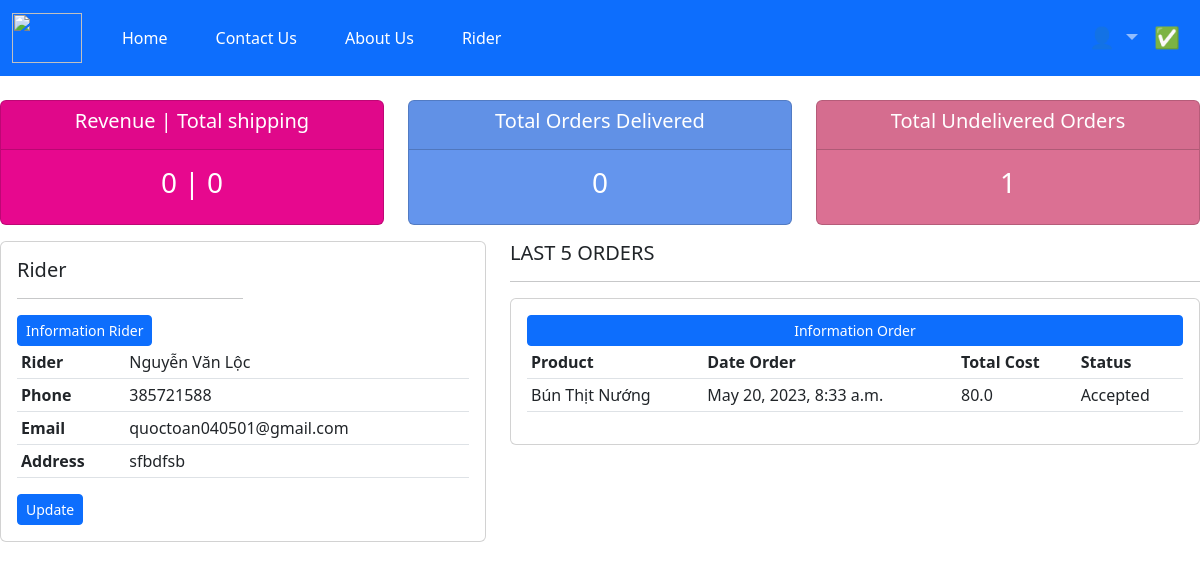
/dashboardrider/ (signed in), run on an earlier commit of the app's database.
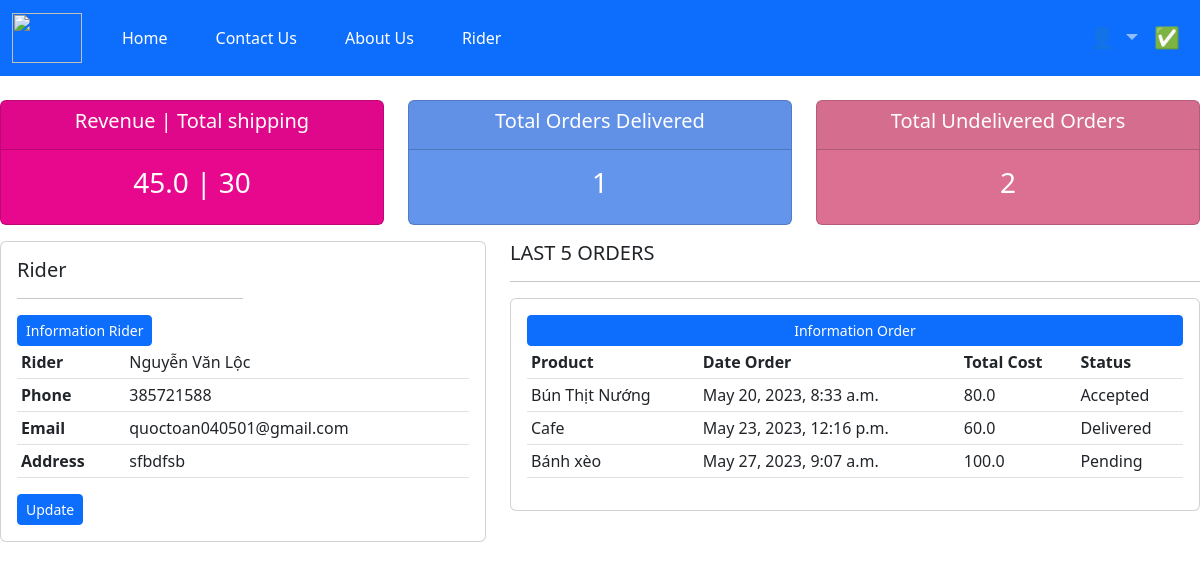
And on a later commit of the database.
### app/models.py (models this page shows, shortened)
class Rider(models.Model):
    user = models.ForeignKey(User, on_delete=models.CASCADE, blank=True, null=True)
    name = models.CharField(max_length=200, null=True)
    email = models.CharField(max_length=200, null=True)
    xe = models.CharField(max_length=50, choices=Status_Choices, default='CarNumber')
    phone = models.IntegerField(default=0)
    address_rd = models.CharField(max_length=200,null=True)
    image = models.ImageField(null=True, blank=True)

class RiderSavedOrders(models.Model):
    user = models.ForeignKey(User, on_delete=models.CASCADE, blank=True, null=True)
    rider = models.ForeignKey(Rider, on_delete=models.CASCADE, blank=True, null=True)
    orders = models.ForeignKey(OrderPlaced, on_delete=models.CASCADE, blank=True, null=True)

class OrderPlaced(models.Model):
    user = models.ForeignKey(User, on_delete=models.CASCADE)
    customer = models.ForeignKey(Customer, on_delete=models.CASCADE)
    product = models.ForeignKey(Product, on_delete=models.CASCADE)
    quantity = models.PositiveIntegerField(default=1)
    ordered_date = models.DateTimeField(auto_now_add=True)
    status = models.CharField(max_length=50, choices=STATUS_CHOICES, default='Pending')
    @property
    def total_cost(self):
        return self.quantity * self.product.price + 30

class Product(models.Model):
    merchants =  models.ForeignKey(Merchants, on_delete=models.CASCADE,blank=True, null=True)
    name = models.CharField(max_length=200, null=True)
    price = models.FloatField()
    digital = models.BooleanField(default=False, null=True, blank=False)
    address = models.CharField(max_length=200,null=True)
    image = models.ImageField(null=True, blank=True)
    def __str__(self):
        return self.name

### app/views.py (the view)
# urls.py: path('dashboardrider/', views.dashboardrider , name = 'dashboardrider'),
def dashboardrider(request):
    user = request.user
    rider = Rider.objects.get(user = user)
    riders = Rider.objects.filter(user = user)
    order_rider = RiderSavedOrders.objects.filter(user = user, rider = rider)
    count = 0
    total_cost = 0
    count1 = 0
    s = 0
    temp = 0
    for order in order_rider:
        if order.orders.status == "Delivered":
            count = count + 1
            total_cost = total_cost + order.orders.product.price + 30
            s = s + 30
        else:
            count1 = count1 + 1
    context = {
        'count': count,
        'total_cost': total_cost,
        'count1': count1,
        'order_rider': order_rider,
        'riders': riders,
        's': s,
    }
    return render(request, 'dashboardrider.html', context)

### app/templates/dashboardrider.html (shortened to what this page needs)
{% extends 'rider.html' %}
{% load static %}
{% block content %}
{% include 'statusrider.html' %}
<div class="row">
    <div class="col-md-5">
        <div class="card card-body">
            <div class="col">
                <div class="col-md-6">
                    <h5>Rider</h5>
                    <hr>
                </div>
                <div class="col-md-6">
                    <a class="btn btn-primary btn-sm btn-block" href="">Information Rider</a>
                </div>
            </div>
            {% for ri in riders %}
            <table class="table table-sm">
                <tr>
                    <th>Rider</th>
                    <td>{{ ri.name }}</td>
                </tr>
                <tr>
                    <th>Phone</th>
                    <td>{{ ri.phone }}</td>
                </tr>
                <tr>
                    <th>Email</th>
                    <td>{{ ri.email }}</td>
                </tr>
                <tr>
                    <th>Address</th>
                    <td>{{ ri.address_rd}}</td>
                </tr>
            </table>
                <div class="col-md-6">
                    <a class="btn btn-primary btn-sm btn-block" href="/rideraddress">Update</a>
                </div>
            {% endfor %}
        </div>
    </div>
    <div class="col-md-7">
        <h5>LAST 5 ORDERS</h5>
        <hr>
        <div class="card card-body">
            <a class="btn btn-primary btn-sm btn-block" href="">Information Order</a>
            <table class="table table-sm">
                <thead>
                    <tr>
                        <th>Product</th>
                        <th>Date Order</th>
                        <th>Total Cost</th>
                        <th>Status</th>
                    </tr>
                </thead>
                <tbody>
                    {% for or in order_rider %}
                    <tr>
                        <td>{{ or.orders.product }}</td>
                        <td>{{ or.orders.ordered_date }}</td>
                        <td>{{ or.orders.total_cost }}</td>
                        <td>{{ or.orders.status }}</td>
                    </tr>
                    {% endfor %}
                </tbody>
            </table>
        </div>
    </div>
</div>
{% endblock %}

What changed in the data, as far as the page shows it:
added RiderSavedOrders: orders.product "Cafe", orders.ordered_date "May 23, 2023, 12:16 p.m.", orders.total_cost "60.0", orders.status "Delivered"
added RiderSavedOrders: orders.product "Bánh xèo", orders.ordered_date "May 27, 2023, 9:07 a.m.", orders.total_cost "100.0", orders.status "Pending"
Also different on the page:
{{ total_cost }}: "0" → "45.0"
{{ s }}: "0" → "30"
{{ count }}: "0" → "1"
{{ count1 }}: "1" → "2"
